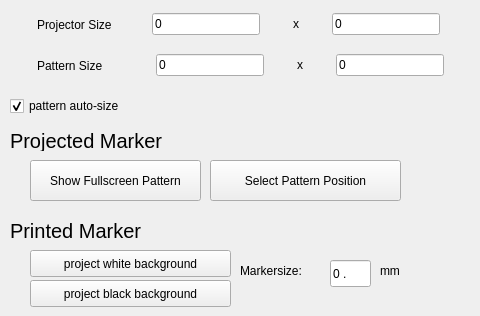
      <widget class="QWidget" name="tab">
       <attribute name="title">
        <string>Select Pattern</string>
       </attribute>
       <widget class="QPushButton" name="pushButton">
        <property name="geometry">
         <rect>
          <x>30</x>
          <y>160</y>
          <width>171</width>
          <height>41</height>
         </rect>
        </property>
        <property name="text">
         <string>Show Fullscreen Pattern</string>
        </property>
       </widget>
       <widget class="QPushButton" name="pushButton_2">
        <property name="geometry">
         <rect>
          <x>210</x>
          <y>160</y>
          <width>191</width>
          <height>41</height>
         </rect>
        </property>
        <property name="text">
         <string>Select Pattern Position</string>
        </property>
       </widget>
       <widget class="QWidget" name="layoutWidget">
        <property name="geometry">
         <rect>
          <x>10</x>
          <y>10</y>
          <width>461</width>
          <height>29</height>
         </rect>
        </property>
        <layout class="QHBoxLayout" name="horizontalLayout_2">
         <item>
          <widget class="QLabel" name="label_6">
           <property name="sizePolicy">
            <sizepolicy hsizetype="Fixed" vsizetype="Fixed">
             <horstretch>0</horstretch>
             <verstretch>0</verstretch>
            </sizepolicy>
           </property>
           <property name="minimumSize">
            <size>
             <width>82</width>
             <height>17</height>
            </size>
           </property>
           <property name="text">
            <string>Projector Size</string>
           </property>
          </widget>
         </item>
         <item>
          <widget class="QLineEdit" name="ed_proj_size_x">
           <property name="sizePolicy">
            <sizepolicy hsizetype="Fixed" vsizetype="Fixed">
             <horstretch>0</horstretch>
             <verstretch>0</verstretch>
            </sizepolicy>
           </property>
           <property name="inputMask">
            <string>0000; </string>
           </property>
           <property name="text">
            <string>0</string>
           </property>
           <property name="maxLength">
            <number>4</number>
           </property>
          </widget>
         </item>
         <item>
          <widget class="QLabel" name="label_7">
           <property name="sizePolicy">
            <sizepolicy hsizetype="Fixed" vsizetype="Fixed">
             <horstretch>0</horstretch>
             <verstretch>0</verstretch>
            </sizepolicy>
           </property>
           <property name="text">
            <string>x</string>
           </property>
          </widget>
         </item>
         <item>
          <widget class="QLineEdit" name="ed_proj_size_y">
           <property name="enabled">
            <bool>true</bool>
           </property>
           <property name="sizePolicy">
            <sizepolicy hsizetype="Fixed" vsizetype="Fixed">
             <horstretch>0</horstretch>
             <verstretch>0</verstretch>
            </sizepolicy>
           </property>
           <property name="inputMask">
            <string>0000; </string>
           </property>
           <property name="text">
            <string>0</string>
           </property>
           <property name="maxLength">
            <number>4</number>
           </property>
          </widget>
         </item>
        </layout>
       </widget>
       <widget class="QWidget" name="layoutWidget">
        <property name="geometry">
         <rect>
          <x>10</x>
          <y>50</y>
          <width>461</width>
          <height>31</height>
         </rect>
        </property>
        <layout class="QHBoxLayout" name="horizontalLayout">
         <item>
          <widget class="QLabel" name="label_5">
           <property name="sizePolicy">
            <sizepolicy hsizetype="Fixed" vsizetype="Fixed">
             <horstretch>0</horstretch>
             <verstretch>0</verstretch>
            </sizepolicy>
           </property>
           <property name="minimumSize">
            <size>
             <width>82</width>
             <height>17</height>
            </size>
           </property>
           <property name="text">
            <string>Pattern Size      </string>
           </property>
          </widget>
         </item>
         <item>
          <widget class="QLineEdit" name="ed_corners_x">
           <property name="enabled">
            <bool>true</bool>
           </property>
           <property name="sizePolicy">
            <sizepolicy hsizetype="Fixed" vsizetype="Fixed">
             <horstretch>0</horstretch>
             <verstretch>0</verstretch>
            </sizepolicy>
           </property>
           <property name="inputMask">
            <string>00; </string>
           </property>
           <property name="text">
            <string>0</string>
           </property>
           <property name="maxLength">
            <number>2</number>
           </property>
          </widget>
         </item>
         <item>
          <widget class="QLabel" name="label_4">
           <property name="sizePolicy">
            <sizepolicy hsizetype="Fixed" vsizetype="Fixed">
             <horstretch>0</horstretch>
             <verstretch>0</verstretch>
            </sizepolicy>
           </property>
           <property name="text">
            <string>x</string>
           </property>
          </widget>
         </item>
         <item>
          <widget class="QLineEdit" name="ed_corners_y">
           <property name="sizePolicy">
            <sizepolicy hsizetype="Fixed" vsizetype="Fixed">
             <horstretch>0</horstretch>
             <verstretch>0</verstretch>
            </sizepolicy>
           </property>
           <property name="inputMask">
            <string>00; </string>
           </property>
           <property name="text">
            <string>0</string>
           </property>
           <property name="maxLength">
            <number>2</number>
           </property>
          </widget>
         </item>
        </layout>
       </widget>
       <widget class="QPushButton" name="pushButton_10">
        <property name="geometry">
         <rect>
          <x>30</x>
          <y>250</y>
          <width>201</width>
          <height>27</height>
         </rect>
        </property>
        <property name="text">
         <string>project white background</string>
        </property>
       </widget>
       <widget class="QPushButton" name="pushButton_11">
        <property name="geometry">
         <rect>
          <x>30</x>
          <y>280</y>
          <width>201</width>
          <height>27</height>
         </rect>
        </property>
        <property name="text">
         <string>project black background</string>
        </property>
       </widget>
       <widget class="QLabel" name="label">
        <property name="geometry">
         <rect>
          <x>10</x>
          <y>220</y>
          <width>141</width>
          <height>21</height>
         </rect>
        </property>
        <property name="font">
         <font>
          <pointsize>15</pointsize>
         </font>
        </property>
        <property name="text">
         <string>Printed Marker</string>
        </property>
       </widget>
       <widget class="QLineEdit" name="ed_markersize">
        <property name="geometry">
         <rect>
          <x>330</x>
          <y>260</y>
          <width>41</width>
          <height>27</height>
         </rect>
        </property>
        <property name="inputMask">
         <string>00.0; </string>
        </property>
        <property name="text">
         <string>0.</string>
        </property>
       </widget>
       <widget class="QLabel" name="label_2">
        <property name="geometry">
         <rect>
          <x>240</x>
          <y>260</y>
          <width>81</width>
          <height>21</height>
         </rect>
        </property>
        <property name="text">
         <string>Markersize: </string>
        </property>
       </widget>
       <widget class="QLabel" name="label_3">
        <property name="geometry">
         <rect>
          <x>380</x>
          <y>260</y>
          <width>31</width>
          <height>21</height>
         </rect>
        </property>
        <property name="text">
         <string>mm </string>
        </property>
       </widget>
       <widget class="QLabel" name="label_8">
        <property name="geometry">
         <rect>
          <x>10</x>
          <y>130</y>
          <width>161</width>
          <height>21</height>
         </rect>
        </property>
        <property name="font">
         <font>
          <pointsize>15</pointsize>
         </font>
        </property>
        <property name="text">
         <string>Projected Marker</string>
        </property>
       </widget>
       <widget class="QCheckBox" name="cb_autosize">
        <property name="geometry">
         <rect>
          <x>10</x>
          <y>95</y>
          <width>151</width>
          <height>22</height>
         </rect>
        </property>
        <property name="text">
         <string>pattern auto-size</string>
        </property>
        <property name="checked">
         <bool>true</bool>
        </property>
       </widget>
      </widget>
